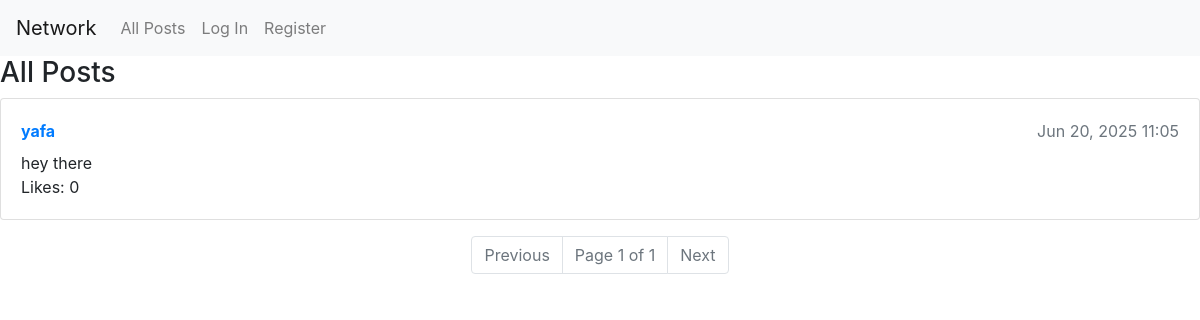
Screenshot of /all_posts/ with the database file from the repository.
### network/models.py (models this page shows, shortened)
class Post(models.Model):
    user = models.ForeignKey(User, on_delete=models.CASCADE, related_name="posts")
    content = models.TextField(max_length=500)
    timestamp = models.DateTimeField(auto_now_add=True)
    likes = models.IntegerField(default=0)  # Add this line

class User(AbstractUser):
    followers = models.ManyToManyField('self', symmetrical=False, related_name='following', blank=True)

### network/views.py (the view)
# urls.py: path("all_posts/", views.all_posts, name="all_posts"),
def all_posts(request):
    posts_list = Post.objects.all().order_by('-timestamp')
    paginator = Paginator(posts_list, 10)  # 10 posts per page
    page_number = request.GET.get('page')
    posts = paginator.get_page(page_number)
    return render(request, "network/all_posts.html", {
        "posts": posts
    })

### network/templates/network/all_posts.html (shortened to what this page needs)
{% extends "network/layout.html" %}
{% block body %}
    <h3>All Posts</h3>
    {% for post in posts %}
        <div class="card mb-3">
            <div class="card-body">
                <strong>
                    <a href="{% url 'profile' post.user.username %}">{{ post.user.username }}</a>
                </strong>
                <span class="text-muted float-right">{{ post.timestamp|date:"M d, Y H:i" }}</span>
                <p class="mt-2 mb-0">{{ post.content }}</p>
                <span>Likes: {{ post.likes }}</span>
            </div>
        </div>
    {% empty %}
        <p>No posts yet.</p>
    {% endfor %}
    <nav aria-label="Page navigation">
      <ul class="pagination justify-content-center">
        {% if posts.has_previous %}
          <li class="page-item">
            <a class="page-link" href="?page={{ posts.previous_page_number }}">Previous</a>
          </li>
        {% else %}
          <li class="page-item disabled">
            <span class="page-link">Previous</span>
          </li>
        {% endif %}
        <li class="page-item disabled">
          <span class="page-link">
            Page {{ posts.number }} of {{ posts.paginator.num_pages }}
          </span>
        </li>
        {% if posts.has_next %}
          <li class="page-item">
            <a class="page-link" href="?page={{ posts.next_page_number }}">Next</a>
          </li>
        {% else %}
          <li class="page-item disabled">
            <span class="page-link">Next</span>
          </li>
        {% endif %}
      </ul>
    </nav>
{% endblock %}

### rows the page displays
Post: user.username "yafa", timestamp "Jun 20, 2025 11:05", content "hey there", likes "0"

### other values shown
{{ posts.number }} "1"
{{ posts.paginator.num_pages }} "1"
